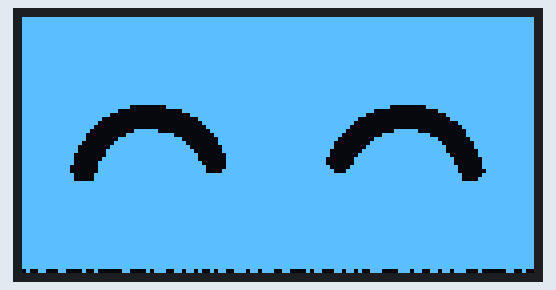
Simulated run of this sketch. Board: ESP32. On the bench: 128×64 one-colour display.

Above: at 0.1 s.

The sketch:

Dos-ojos.ino
```cpp
#include <SPI.h>
#include <Wire.h>
#include <Adafruit_GFX.h>
#include <Adafruit_SSD1306.h>

#define SCREEN_WIDTH 128 // Ancho de la pantalla OLED, en píxeles
#define SCREEN_HEIGHT 64 // Alto de la pantalla OLED, en píxeles

// Declaración para una pantalla SSD1306 conectada a I2C (pines SDA, SCL)
#define OLED_RESET     -1 // Pin de reinicio # (o -1 si se comparte el pin de reinicio de Arduino)
#define SCREEN_ADDRESS 0x3C ///< Ver la hoja de datos para la dirección; 0x3D para 128x64, 0x3C para 128x32
Adafruit_SSD1306 display(SCREEN_WIDTH, SCREEN_HEIGHT, &Wire, OLED_RESET);

// Datos de tu imagen
const unsigned char epd_bitmap_1 [] PROGMEM = {
	0xff, 0xff, 0xff, 0xff, 0xff, 0xff, 0xff, 0xff, 0xff, 0xff, 0xff, 0xff, 0xff, 0xff, 0xff, 0xff,
	0xff, 0xff, 0xff, 0xff, 0xff, 0xff, 0xff, 0xff, 0xff, 0xff, 0xff, 0xff, 0xff, 0xff, 0xff, 0xff,
	0xff, 0xff, 0xff, 0xff, 0xff, 0xff, 0xff, 0xff, 0xff, 0xff, 0xff, 0xff, 0xff, 0xff, 0xff, 0xff,
	0xff, 0xff, 0xff, 0xff, 0xff, 0xff, 0xff, 0xff, 0xff, 0xff, 0xff, 0xff, 0xff, 0xff, 0xff, 0xff,
	0xff, 0xff, 0xff, 0xff, 0xff, 0xff, 0xff, 0xff, 0xff, 0xff, 0xff, 0xff, 0xff, 0xff, 0xff, 0xff,
	0xff, 0xff, 0xff, 0xff, 0xff, 0xff, 0xff, 0xff, 0xff, 0xff, 0xff, 0xff, 0xff, 0xff, 0xff, 0xff,
	0xff, 0xff, 0xff, 0xff, 0xff, 0xff, 0xff, 0xff, 0xff, 0xff, 0xff, 0xff, 0xff, 0xff, 0xff, 0xff,
	0xff, 0xff, 0xff, 0xff, 0xff, 0xff, 0xff, 0xff, 0xff, 0xff, 0xff, 0xff, 0xff, 0xff, 0xff, 0xff,
	0xff, 0xff, 0xff, 0xff, 0xff, 0xff, 0xff, 0xff, 0xff, 0xff, 0xff, 0xff, 0xff, 0xff, 0xff, 0xff,
	0xff, 0xff, 0xff, 0xff, 0xff, 0xff, 0xff, 0xff, 0xff, 0xff, 0xff, 0xff, 0xff, 0xff, 0xff, 0xff,
	0xff, 0xff, 0xff, 0xff, 0xff, 0xff, 0xff, 0xff, 0xff, 0xff, 0xff, 0xff, 0xff, 0xff, 0xff, 0xff,
	0xff, 0xff, 0xff, 0xff, 0xff, 0xff, 0xff, 0xff, 0xff, 0xff, 0xff, 0xff, 0xff, 0xff, 0xff, 0xff,
	0xff, 0xff, 0xff, 0xff, 0xff, 0xff, 0xff, 0xff, 0xff, 0xff, 0xff, 0xff, 0xff, 0xff, 0xff, 0xff,
	0xff, 0xff, 0xff, 0xff, 0xff, 0xff, 0xff, 0xff, 0xff, 0xff, 0xff, 0xff, 0xff, 0xff, 0xff, 0xff,
	0xff, 0xff, 0xff, 0xff, 0xff, 0xff, 0xff, 0xff, 0xff, 0xff, 0xff, 0xff, 0xff, 0xff, 0xff, 0xff,
	0xff, 0xff, 0xff, 0xff, 0xff, 0xff, 0xff, 0xff, 0xff, 0xff, 0xff, 0xff, 0xff, 0xff, 0xff, 0xff,
	0xff, 0xff, 0xff, 0xff, 0xff, 0xff, 0xff, 0xff, 0xff, 0xff, 0xff, 0xff, 0xff, 0xff, 0xff, 0xff,
	0xff, 0xff, 0xff, 0xff, 0xff, 0xff, 0xff, 0xff, 0xff, 0xff, 0xff, 0xff, 0xff, 0xff, 0xff, 0xff,
	0xff, 0xff, 0xff, 0xff, 0xff, 0xff, 0xff, 0xff, 0xff, 0xff, 0xff, 0xff, 0xff, 0xff, 0xff, 0xff,
	0xff, 0xff, 0xff, 0xff, 0xff, 0xff, 0xff, 0xff, 0xff, 0xff, 0xff, 0xff, 0xff, 0xff, 0xff, 0xff,
	0xff, 0xff, 0xff, 0xff, 0xff, 0xff, 0xff, 0xff, 0xff, 0xff, 0xff, 0xff, 0xff, 0xff, 0xff, 0xff,
	0xff, 0xff, 0xff, 0xff, 0xff, 0xff, 0xff, 0xff, 0xff, 0xff, 0xff, 0xff, 0xff, 0xff, 0xff, 0xff,
	0xff, 0xff, 0xff, 0xe0, 0x0f, 0xff, 0xff, 0xff, 0xff, 0xff, 0xff, 0xf0, 0x07, 0xff, 0xff, 0xff,
	0xff, 0xff, 0xff, 0x00, 0x00, 0xff, 0xff, 0xff, 0xff, 0xff, 0xff, 0x00, 0x00, 0xff, 0xff, 0xff,
	0xff, 0xff, 0xfc, 0x00, 0x00, 0x3f, 0xff, 0xff, 0xff, 0xff, 0xfc, 0x00, 0x00, 0x3f, 0xff, 0xff,
	0xff, 0xff, 0xf0, 0x00, 0x00, 0x0f, 0xff, 0xff, 0xff, 0xff, 0xf0, 0x00, 0x00, 0x1f, 0xff, 0xff,
	0xff, 0xff, 0xe0, 0x00, 0x00, 0x07, 0xff, 0xff, 0xff, 0xff, 0xe0, 0x00, 0x00, 0x07, 0xff, 0xff,
	0xff, 0xff, 0xc0, 0x00, 0x00, 0x03, 0xff, 0xff, 0xff, 0xff, 0xc0, 0x00, 0x00, 0x03, 0xff, 0xff,
	0xff, 0xff, 0x80, 0x0f, 0xc0, 0x01, 0xff, 0xff, 0xff, 0xff, 0x80, 0x07, 0xe0, 0x01, 0xff, 0xff,
	0xff, 0xff, 0x00, 0x3f, 0xfc, 0x00, 0xff, 0xff, 0xff, 0xff, 0x00, 0x3f, 0xfc, 0x01, 0xff, 0xff,
	0xff, 0xff, 0x00, 0xff, 0xff, 0x00, 0x7f, 0xff, 0xff, 0xfe, 0x00, 0xff, 0xff, 0x00, 0xff, 0xff,
	0xff, 0xfe, 0x01, 0xff, 0xff, 0x80, 0x7f, 0xff, 0xff, 0xfc, 0x01, 0xff, 0xff, 0x80, 0x7f, 0xff,
	0xff, 0xfc, 0x03, 0xff, 0xff, 0xc0, 0x3f, 0xff, 0xff, 0xfc, 0x03, 0xff, 0xff, 0xc0, 0x7f, 0xff,
	0xff, 0xfc, 0x07, 0xff, 0xff, 0xe0, 0x3f, 0xff, 0xff, 0xf8, 0x07, 0xff, 0xff, 0xc0, 0x3f, 0xff,
	0xff, 0xf8, 0x07, 0xff, 0xff, 0xf0, 0x1f, 0xff, 0xff, 0xf8, 0x0f, 0xff, 0xff, 0xe0, 0x3f, 0xff,
	0xff, 0xf8, 0x0f, 0xff, 0xff, 0xf0, 0x1f, 0xff, 0xff, 0xf0, 0x1f, 0xff, 0xff, 0xf0, 0x1f, 0xff,
	0xff, 0xf8, 0x1f, 0xff, 0xff, 0xf8, 0x1f, 0xff, 0xff, 0xf0, 0x1f, 0xff, 0xff, 0xf0, 0x1f, 0xff,
	0xff, 0xf0, 0x1f, 0xff, 0xff, 0xfc, 0x1f, 0xff, 0xff, 0xf8, 0x3f, 0xff, 0xff, 0xf8, 0x1f, 0xff,
	0xff, 0xf0, 0x1f, 0xff, 0xff, 0xfc, 0x3f, 0xff, 0xff, 0xfc, 0x7f, 0xff, 0xff, 0xf8, 0x0f, 0xff,
	0xff, 0xf8, 0x3f, 0xff, 0xff, 0xff, 0xff, 0xff, 0xff, 0xff, 0xff, 0xff, 0xff, 0xfc, 0x1f, 0xff,
	0xff, 0xf8, 0x3f, 0xff, 0xff, 0xff, 0xff, 0xff, 0xff, 0xff, 0xff, 0xff, 0xff, 0xfc, 0x3f, 0xff,
	0xff, 0xff, 0xff, 0xff, 0xff, 0xff, 0xff, 0xff, 0xff, 0xff, 0xff, 0xff, 0xff, 0xff, 0xff, 0xff,
	0xff, 0xff, 0xff, 0xff, 0xff, 0xff, 0xff, 0xff, 0xff, 0xff, 0xff, 0xff, 0xff, 0xff, 0xff, 0xff,
	0xff, 0xff, 0xff, 0xff, 0xff, 0xff, 0xff, 0xff, 0xff, 0xff, 0xff, 0xff, 0xff, 0xff, 0xff, 0xff,
	0xff, 0xff, 0xff, 0xff, 0xff, 0xff, 0xff, 0xff, 0xff, 0xff, 0xff, 0xff, 0xff, 0xff, 0xff, 0xff,
	0xff, 0xff, 0xff, 0xff, 0xff, 0xff, 0xff, 0xff, 0xff, 0xff, 0xff, 0xff, 0xff, 0xff, 0xff, 0xff,
	0xff, 0xff, 0xff, 0xff, 0xff, 0xff, 0xff, 0xff, 0xff, 0xff, 0xff, 0xff, 0xff, 0xff, 0xff, 0xff,
	0xff, 0xff, 0xff, 0xff, 0xff, 0xff, 0xff, 0xff, 0xff, 0xff, 0xff, 0xff, 0xff, 0xff, 0xff, 0xff,
	0xff, 0xff, 0xff, 0xff, 0xff, 0xff, 0xff, 0xff, 0xff, 0xff, 0xff, 0xff, 0xff, 0xff, 0xff, 0xff,
	0xff, 0xff, 0xff, 0xff, 0xff, 0xff, 0xff, 0xff, 0xff, 0xff, 0xff, 0xff, 0xff, 0xff, 0xff, 0xff,
	0xff, 0xff, 0xff, 0xff, 0xff, 0xff, 0xff, 0xff, 0xff, 0xff, 0xff, 0xff, 0xff, 0xff, 0xff, 0xff,
	0xff, 0xff, 0xff, 0xff, 0xff, 0xff, 0xff, 0xff, 0xff, 0xff, 0xff, 0xff, 0xff, 0xff, 0xff, 0xff,
	0xff, 0xff, 0xff, 0xff, 0xff, 0xff, 0xff, 0xff, 0xff, 0xff, 0xff, 0xff, 0xff, 0xff, 0xff, 0xff,
	0xff, 0xff, 0xff, 0xff, 0xff, 0xff, 0xff, 0xff, 0xff, 0xff, 0xff, 0xff, 0xff, 0xff, 0xff, 0xff,
	0xff, 0xff, 0xff, 0xff, 0xff, 0xff, 0xff, 0xff, 0xff, 0xff, 0xff, 0xff, 0xff, 0xff, 0xff, 0xff,
	0xff, 0xff, 0xff, 0xff, 0xff, 0xff, 0xff, 0xff, 0xff, 0xff, 0xff, 0xff, 0xff, 0xff, 0xff, 0xff,
	0xff, 0xff, 0xff, 0xff, 0xff, 0xff, 0xff, 0xff, 0xff, 0xff, 0xff, 0xff, 0xff, 0xff, 0xff, 0xff,
	0xff, 0xff, 0xff, 0xff, 0xff, 0xff, 0xff, 0xff, 0xff, 0xff, 0xff, 0xff, 0xff, 0xff, 0xff, 0xff,
	0xff, 0xff, 0xff, 0xff, 0xff, 0xff, 0xff, 0xff, 0xff, 0xff, 0xff, 0xff, 0xff, 0xff, 0xff, 0xff,
	0xff, 0xff, 0xff, 0xff, 0xff, 0xff, 0xff, 0xff, 0xff, 0xff, 0xff, 0xff, 0xff, 0xff, 0xff, 0xff,
	0xff, 0xff, 0xff, 0xff, 0xff, 0xff, 0xff, 0xff, 0xff, 0xff, 0xff, 0xff, 0xff, 0xff, 0xff, 0xff,
	0xff, 0xff, 0xff, 0xff, 0xff, 0xff, 0xff, 0xff, 0xff, 0xff, 0xff, 0xff, 0xff, 0xff, 0xff, 0xff,
	0xff, 0xff, 0xff, 0xff, 0xff, 0xff, 0xff, 0xff, 0xff, 0xff, 0xff, 0xff, 0xff, 0xff, 0xff, 0xff
};

void setup() {
  Serial.begin(9600);

  // SSD1306_SWITCHCAPVCC = generar voltaje de pantalla desde 3.3V internamente
  if(!display.begin(SSD1306_SWITCHCAPVCC, SCREEN_ADDRESS)) {
    Serial.println(F("La asignación de SSD1306 falló"));
    for(;;); // No continuar, bucle infinito
  }

  // Limpiar el buffer
  display.clearDisplay();

  // Dibujar la imagen
  display.drawBitmap(0, 0, epd_bitmap_1, 128, 64, SSD1306_WHITE);
  display.display();
}

void loop() {
  // El bucle está vacío porque la imagen se muestra una sola vez en el setup.
}
```
